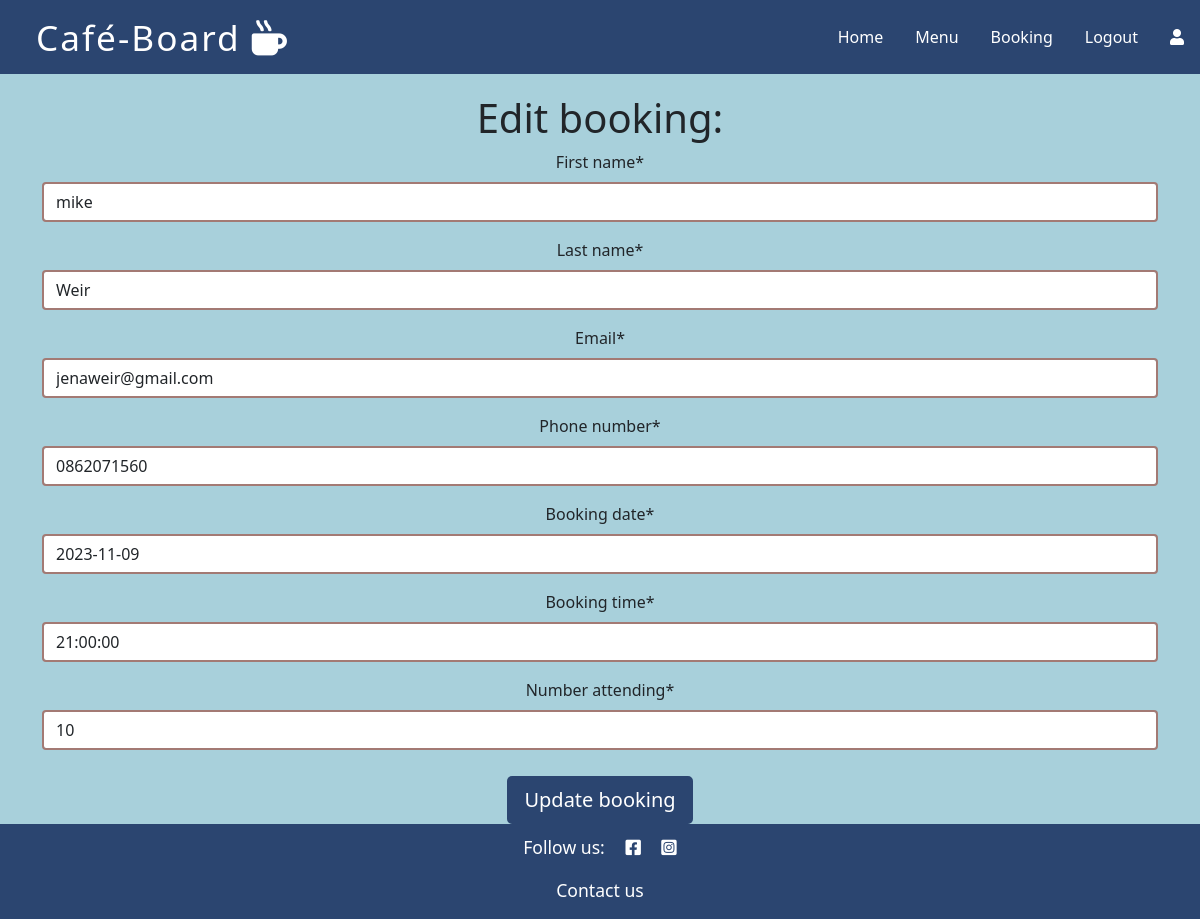
Before: /bookings/edit_booking/21/26 (signed in) with the older database file.
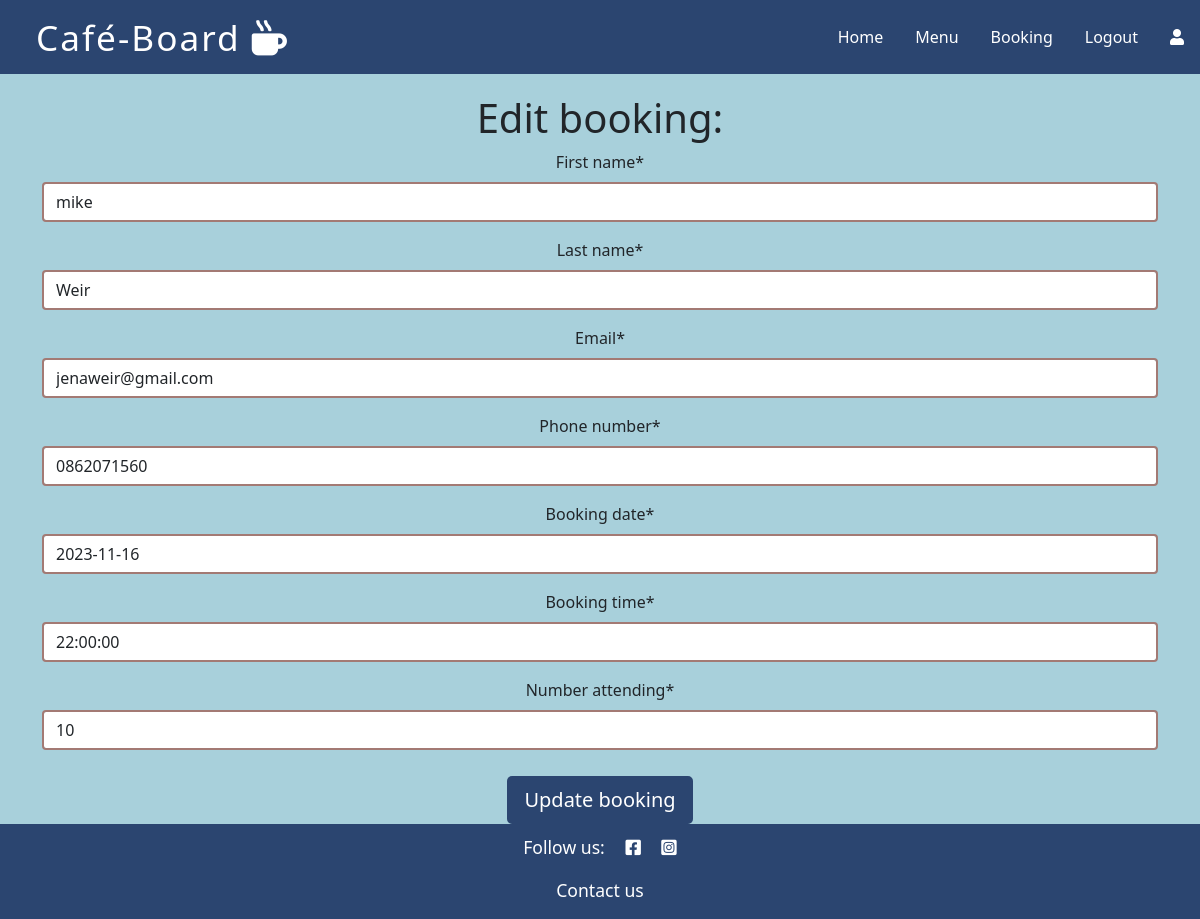
After: the same page with the newer database file.
### booking/models.py (models this page shows, shortened)
class Booking(models.Model):
    booking_date = models.DateField()
    booking_time = models.TimeField()
    number_attending = models.IntegerField(default=2)
    booking_status = models.IntegerField(choices=BOOKING_STATUS, default=0)
    customer = models.ForeignKey(Customer, on_delete=models.CASCADE)

### booking/views.py (the view, shortened to what this page needs)
# urls.py: path('edit_booking/<booking_id>/<customer_id>',
def edit_booking(request, booking_id, customer_id):
    unavailable_booking_dates = []
    booking = get_object_or_404(Booking, id=booking_id)
    customer = get_object_or_404(Customer, id=customer_id)
    if not customer.user == request.user:
        messages.error(request,
                       'Error, you are unauthorised to edit this booking')
        return redirect(reverse('display_booking'))
    else:
        booking_form = BookingForm(instance=booking)
        customer_form = CustomerForm(instance=customer)
        unavailable_booking_dates = unavailable_dates()
        context = {
            'booking_form': booking_form,
            'customer_form': customer_form,
            'unavailable_dates': unavailable_booking_dates,
        }
        return render(request, 'edit_booking.html', context)

### booking/forms.py
class BookingForm(forms.ModelForm):
    class Meta:
        model = Booking
        fields = ('booking_date', 'booking_time', 'number_attending')
        widgets = {
            'booking_date': DateInput(attrs={'id': 'datepicker',
                                             'autocomplete': 'off'}),
            'booking_time': TimeInput(attrs={'id': 'timepicker',
                                             'autocomplete': 'off'})
        }

class CustomerForm(forms.ModelForm):
    class Meta:
        model = Customer
        fields = ('first_name', 'last_name', 'email', 'phone_number')

### booking/views.py (called while the page is built)
def unavailable_dates():
    confirmed_bookings = Booking.objects.filter(booking_status=1)
    bookings_max_attendees = confirmed_bookings.values(
        'booking_date').annotate(
            attendees=Sum('number_attending')).filter(attendees=280)
    unavailable_dates = [booking['booking_date']
                         for booking in bookings_max_attendees]
    return unavailable_dates

### templates/edit_booking.html
{% extends "base.html" %} {% block content %} {% load crispy_forms_tags %}
<section class="container">
  <div class="row">
    <div class="col-sm-12 center-form">
      <h1>Edit booking:</h1>
      <form method="POST" id="edit-booking-form">
        {% csrf_token %} {{customer_form | crispy }} {{ booking_form | crispy }}
        <div>
            <button type="submit" class="btn btn-lg submit-button" aria-label="Updates booking">
              Update booking
            </button>
        </div>
      </form>
    </div>
  </div>
</section>
{%endblock%}

Changed rows visible on the page:
changed Booking: booking_date "2023-11-09" → "2023-11-16"; booking_time "21:00:00" → "22:00:00"
